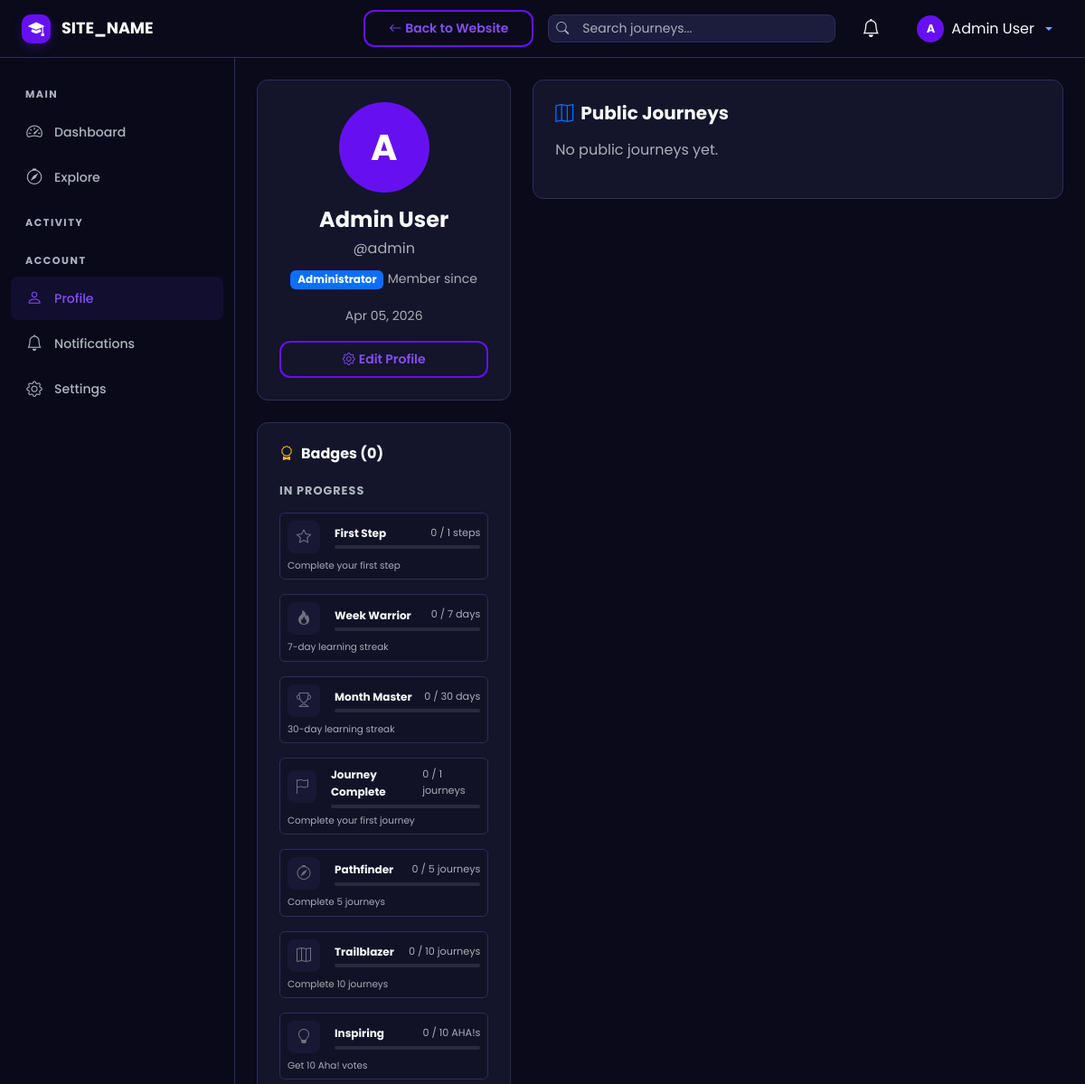
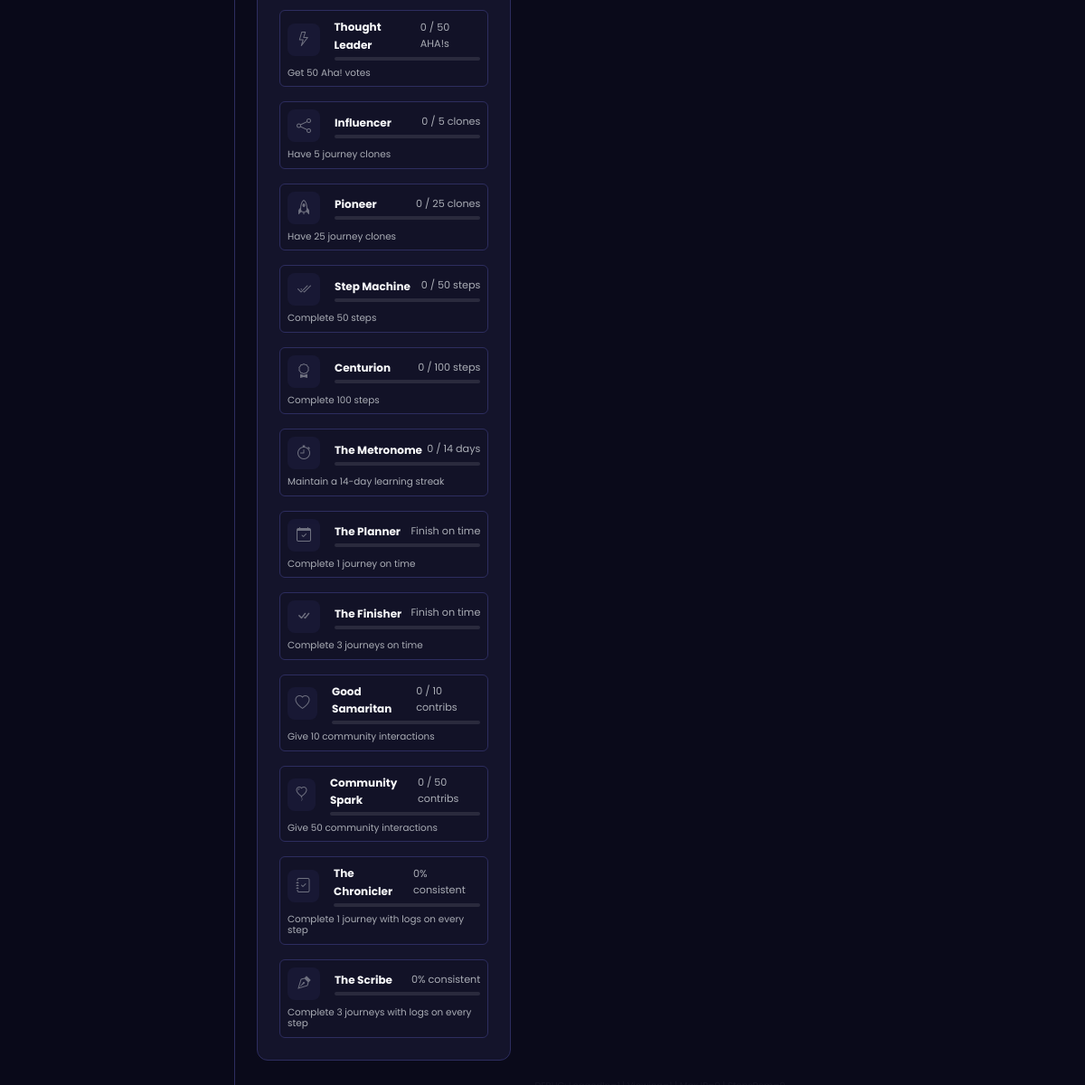
Screenshot of /user/profile.php (signed in) with the database file from the repository (2 pictures, top to bottom).
### tables this page shows
CREATE TABLE `users` (
  `id` int UNSIGNED NOT NULL,
  `username` varchar(50) NOT NULL,
  `email` varchar(255) NOT NULL,
  `password_hash` varchar(255) NOT NULL,
  `full_name` varchar(100) NOT NULL,
  `avatar` varchar(255) DEFAULT 'default-avatar.png',
  `bio` text,
  `role` enum('user','admin') NOT NULL DEFAULT 'user',
  `is_active` tinyint(1) NOT NULL DEFAULT '1',
  `current_streak` int UNSIGNED NOT NULL DEFAULT '0',
  `longest_streak` int UNSIGNED NOT NULL DEFAULT '0',
  `last_activity_date` date DEFAULT NULL,
  `created_at` datetime NOT NULL DEFAULT CURRENT_TIMESTAMP,
  `updated_at` datetime NOT NULL DEFAULT CURRENT_TIMESTAMP ON UPDATE CURRENT_TIMESTAMP
);

CREATE TABLE `badges` (
  `id` int UNSIGNED NOT NULL,
  `name` varchar(100) NOT NULL,
  `description` varchar(255) NOT NULL,
  `icon` varchar(50) NOT NULL DEFAULT 'bi-award',
  `criteria_type` enum('streak','journeys_completed','steps_completed','clones','aha_votes','consistent','community_helper','committed','diligent','aha_votes_received') NOT NULL,
  `criteria_value` int UNSIGNED NOT NULL,
  `created_at` datetime NOT NULL DEFAULT CURRENT_TIMESTAMP
);

### user/profile.php (the view, shortened to what the rows shown need)
<?php
require_once __DIR__ . '/../includes/session.php';
require_once __DIR__ . '/../includes/helpers.php';
$db = getDB();
$viewId = isset($_GET['id']) ? (int)$_GET['id'] : (isLoggedIn() ? getCurrentUserId() : 0);
$stmt = $db->prepare("SELECT * FROM users WHERE id = ?");
$stmt->execute([$viewId]);
$profile = $stmt->fetch();
$stats = getUserStats($viewId);
$isOwn = isLoggedIn() && getCurrentUserId() === $viewId;
$badgeStmt = $db->prepare("SELECT b.*, ub.earned_at FROM user_badges ub JOIN badges b ON ub.badge_id = b.id WHERE ub.user_id = ? ORDER BY ub.earned_at DESC");
$badgeStmt->execute([$viewId]);
$badges = $badgeStmt->fetchAll();
$maxJourneyProgress = 0;
$maxDiligent = 0;
$topJourneyStepsRemaining = 0;
$allBadgesStmt = $db->query("SELECT * FROM badges ORDER BY id ASC");
$allBadges = $allBadgesStmt->fetchAll();
$earnedBadgeIds = array_column($badges, 'id');
$lockedBadges = [];
foreach ($allBadges as $ab) {
    if (!in_array($ab['id'], $earnedBadgeIds)) {
        $lockedBadges[] = $ab;
    }
}
require_once __DIR__ . '/../includes/dashboard_header.php';
?>
<div class="row g-4">
    <div class="col-lg-4">
        <div class="st-card text-center">
            <div class="st-avatar-initial mb-3 mx-auto" style="width:100px;height:100px;font-size:2.5rem;">
                <?= substr(sanitize(!empty($profile['full_name']) ? $profile['full_name'] : $profile['username']), 0, 1) ?>
            </div>
            <h4 class="fw-bold mb-1"><?= sanitize($profile['full_name']) ?></h4>
            <p class="text-muted mb-2"><?= sanitize($profile['username']) ?></p>
            <?php if ($profile['role'] === 'admin'): ?>
                <span class="badge bg-primary mb-3">Administrator</span>
            <?php endif; ?>
            <small class="text-muted">Member since <?= formatDate($profile['created_at']) ?></small>
            <?php if ($isOwn): ?>
                <div class="mt-3"><a href="<?= SITE_URL ?>/user/settings.php" class="btn btn-st-secondary btn-sm w-100"><i class="bi bi-gear me-1"></i>Edit Profile</a></div>
            <?php endif; ?>
        </div>
        <div class="st-card mt-4">
            <?php if (empty($badges) && empty($lockedBadges)): ?>
                <p class="text-muted mb-0" style="font-size:0.85rem;">No badges available.</p>
            <?php else: ?>
                <?php if (!empty($lockedBadges) && $isOwn): ?>
                    <div class="row g-3">
                        <?php foreach ($lockedBadges as $b):
                            $val = 0;
                            $target = (float)$b['criteria_value'];
                            $display = "";
                            switch ($b['criteria_type']) {
                                case 'streak':
                                    $val = (float)$stats['current_streak'];
                                    $display = $val . " / " . $target . " days";
                                    break;
                                case 'journeys_completed':
                                    $completed = (float)$stats['completed_journeys'];
                                    if ($completed == 0 && $maxJourneyProgress > 0) {
                                        $val = $maxJourneyProgress * 100;
                                        $target = 100;
                                        $display = round($val) . "% of a journey";
                                    } else {
                                        $val = $completed;
                                        $display = $val . " / " . $target . " journeys";
                                    }
                                    break;
                                case 'steps_completed':
                                    $val = (float)$stats['completed_steps'];
                                    $display = $val . " / " . $target . " steps";
                                    break;
                                case 'clones':
                                    $val = (float)$stats['total_clones'];
                                    $display = $val . " / " . $target . " clones";
                                    break;
                                case 'aha_votes':
                                    $val = (float)$stats['total_aha_received'];
                                    $display = $val . " / " . $target . " AHA!s";
                                    break;
                                case 'community_helper':
                                    $val = (float)($stats['total_comments_given'] + $stats['total_aha_given']);
                                    $display = $val . " / " . $target . " contribs";
                                    break;
                                case 'consistent':
                                    $val = (float)$stats['longest_streak'];
                                    $display = $val . " / " . $target . " days";
                                    break;
                                case 'diligent':
                                    $val = $maxDiligent * 100;
                                    $target = 100;
                                    $display = round($val) . "% consistent";
                                    break;
                                case 'committed':
                                    $val = 0;
                                    $target = 1;
                                    $display = "Finish on time";
                                    break;
                            }
                        ?>
                            <?php
                                $tooltip = "";
                                if ($b['criteria_type'] == 'journeys_completed' && $completed == 0 && $maxJourneyProgress > 0) {
                                    $tooltip = $topJourneyStepsRemaining . " steps to unlock";
                                } elseif ($b['criteria_type'] == 'diligent' && $val < 100) {
                                    $tooltip = "Add logs to all steps to unlock!";
                                } elseif ($b['criteria_type'] == 'streak') {
                                    $tooltip = ($target - $val) . " more days to unlock";
                                } elseif ($b['criteria_type'] == 'clones') {
                                    $tooltip = ($target - $val) . " more clones needed";
                                } elseif ($b['criteria_type'] == 'community_helper') {
                                    $tooltip = ($target - $val) . " more contributions needed";
                                } else {
                                    $tooltip = ($target > $val ? round($target - $val) . " more to go" : "Requirement met!");
                                }
                            ?>
                            <div class="col-12" title="<?= $tooltip ?>">
                                <div class="p-2 rounded st-badge-card" style="background:rgba(0,0,0,0.1); border:1px solid var(--st-dark-border); cursor: help;">
                                    <div class="d-flex align-items-center gap-3 mb-2">
                                        <div style="width:36px;height:36px;border-radius:8px;background:var(--st-dark-surface);display:flex;align-items:center;justify-content:center;opacity:0.6;">
                                            <i class="bi <?= $b['icon'] ?> text-muted"></i>
                                        </div>
                                        <div class="flex-grow-1">
                                            <div class="d-flex justify-content-between align-items-center">
                                                <small class="fw-bold" style="font-size:0.75rem;"><?= sanitize($b['name']) ?></small>
                                                <small class="text-muted" style="font-size:0.7rem;"><?= $display ?></small>
                                            </div>
                                            <div class="st-progress mt-1 st-progress-sm" style="background:rgba(255,255,255,0.1); border-radius:4px;">
                                            </div>
                                        </div>
                                    </div>
                                    <small class="text-muted d-block" style="font-size:0.65rem; line-height:1.2;"><?= sanitize($b['description']) ?></small>
                                </div>
                            </div>
                        <?php endforeach; ?>
                    </div>
                <?php endif; ?>
            <?php endif; ?>
        </div>
    </div>
</div>
<?php require_once __DIR__ . '/../includes/dashboard_footer.php'; ?>

### includes/dashboard_header.php (shortened to what the rows shown need)
<?php
require_once __DIR__ . '/session.php';
require_once __DIR__ . '/helpers.php';
$currentUser = getCurrentUser();
?>
<!DOCTYPE html>
<html lang="en" data-bs-theme="dark">
<head>
    <link href="https://cdn.jsdelivr.net/npm/bootstrap@5.3.3/dist/css/bootstrap.min.css" rel="stylesheet">
    <link href="https://cdn.jsdelivr.net/npm/bootstrap-icons@1.11.3/font/bootstrap-icons.min.css" rel="stylesheet">
    <link href="<?= SITE_URL ?>/assets/css/style.css" rel="stylesheet">
    <link href="<?= SITE_URL ?>/assets/css/dashboard.css" rel="stylesheet">
</head>
<body class="dashboard-body">
<nav class="navbar navbar-expand-lg navbar-dark st-topbar fixed-top">
    <div class="container-fluid px-4">
        <div class="d-flex align-items-center ms-auto gap-3">
            <div class="dropdown">
                <button class="btn btn-link text-decoration-none dropdown-toggle st-user-dropdown d-flex align-items-center gap-2" data-bs-toggle="dropdown">
                    <div class="st-avatar-initial" style="width:30px;height:30px;font-size:0.8rem;">
                        <?= substr(sanitize(!empty($currentUser['full_name']) ? $currentUser['full_name'] : $currentUser['username']), 0, 1) ?>
                    </div>
                    <span class="d-none d-md-inline text-light"><?= sanitize($currentUser['full_name']) ?></span>
                </button>
            </div>
        </div>
    </div>
</nav>
<div class="st-wrapper">
    <main class="st-content">
        <div class="container-fluid p-4">

### rows the page displays
users: full_name "A", full_name "Admin User", username "@admin", created_at "Apr 05, 2026"
badges: name "First Step", criteria_value "0 / 1 steps", description "Complete your first step"
badges: name "Week Warrior", criteria_value "0 / 7 days", description "7-day learning streak"
badges: name "Month Master", criteria_value "0 / 30 days", description "30-day learning streak"
badges: name "Journey Complete", criteria_value "0 / 1 journeys", description "Complete your first journey"
badges: name "Pathfinder", criteria_value "0 / 5 journeys", description "Complete 5 journeys"
badges: name "Trailblazer", criteria_value "0 / 10 journeys", description "Complete 10 journeys"
badges: name "Inspiring", criteria_value "0 / 10 AHA!s", description "Get 10 Aha! votes"
badges: name "Thought Leader", criteria_value "0 / 50 AHA!s", description "Get 50 Aha! votes"
badges: name "Influencer", criteria_value "0 / 5 clones", description "Have 5 journey clones"
badges: name "Pioneer", criteria_value "0 / 25 clones", description "Have 25 journey clones"
badges: name "Step Machine", criteria_value "0 / 50 steps", description "Complete 50 steps"
badges: name "Centurion", criteria_value "0 / 100 steps", description "Complete 100 steps"
badges: name "The Metronome", criteria_value "0 / 14 days", description "Maintain a 14-day learning streak"
badges: name "The Planner", criteria_type "Finish on time", description "Complete 1 journey on time"
badges: name "The Finisher", criteria_type "Finish on time", description "Complete 3 journeys on time"
badges: name "Good Samaritan", criteria_value "0 / 10 contribs", description "Give 10 community interactions"
badges: name "Community Spark", criteria_value "0 / 50 contribs", description "Give 50 community interactions"
badges: name "The Chronicler", display "0% consistent", description "Complete 1 journey with logs on every step"
badges: name "The Scribe", display "0% consistent", description "Complete 3 journeys with logs on every step"

### other values shown
SITE_NAME "SITE_NAME"
count($badges) "0"
